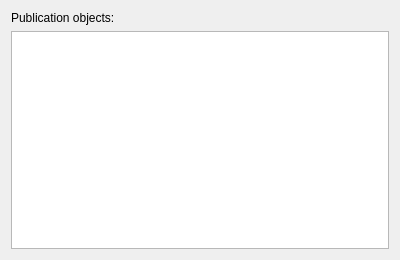
<?xml version="1.0" encoding="UTF-8"?>
<ui version="4.0">
 <class>ReplicationObjectWizardPage</class>
 <widget class="QWizardPage" name="ReplicationObjectWizardPage">
  <property name="geometry">
   <rect>
    <x>0</x>
    <y>0</y>
    <width>400</width>
    <height>260</height>
   </rect>
  </property>
  <layout class="QVBoxLayout" name="verticalLayout_2">
   <item>
    <layout class="QVBoxLayout" name="verticalLayout">
     <item>
      <widget class="QLabel" name="replicationObjectsL">
       <property name="text">
        <string>Publication objects:</string>
       </property>
      </widget>
     </item>
     <item>
      <widget class="QTreeView" name="replicationObjectsTV"/>
     </item>
    </layout>
   </item>
  </layout>
 </widget>
 <layoutdefault spacing="6" margin="11"/>
 <resources/>
 <connections/>
</ui>
